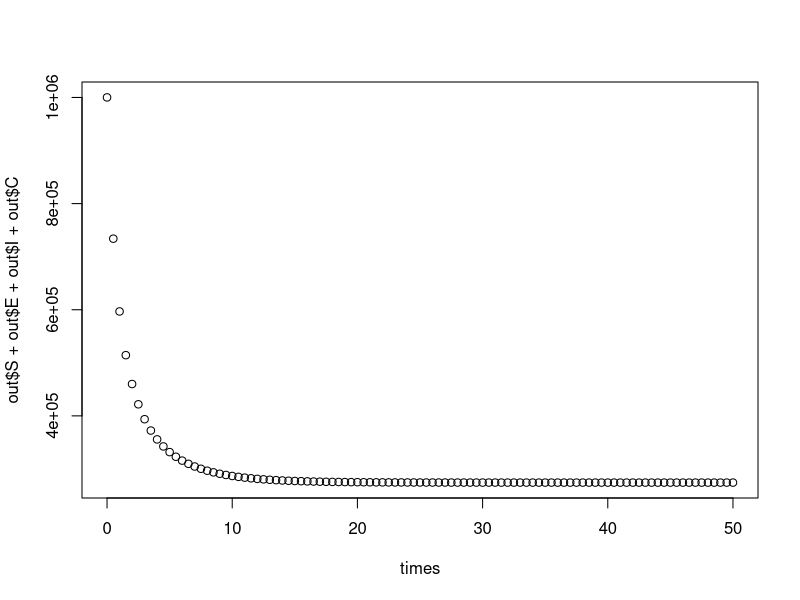

This figure's R source:
rm(list=ls(all=TRUE)) #clears workspace

# Install these packages if you haven't already
# install.packages("Rtools")
# install.packages("deSolve")

# Load deSolve package
library(deSolve)

# Create an SEIC function
seic <- function(time, state, parameters) {
  
  with(as.list(c(state, parameters)), {
  
    dS <- (b-c*(S+E+I+C))*(S+E+I+C) - (mu+f+lambda)*S 
    dE <- lambda*S - (mu+f+gamma)*E
    dI <- gamma*E - (mu+f+alpha+rho)*I
    dC <- rho*I - (mu+f)*C
    
    return(list(c(dS, dE, dI, dC)))
  })
}

### Set parameters
init       <- c(S= 1000000, E = 100, I = 0, C = 0)
parameters <- c(gamma = 91.25, rho = 30, lambda = 0.5, b = 0.6, mu = 0.15, c = 1.05e-06,alpha = 2,f = 0.15)

## Time frame
times      <- seq(0, 50, by = 0.5)

## Solve using ode (General Solver for Ordinary Differential Equations)
out <- ode(y = init, times = times, func = seic, parms = parameters)
## change to data frame
out <- as.data.frame(out)

## Show data
head(out, 10)

## Plot
plot(times,out$S+out$E+out$I+out$C)
